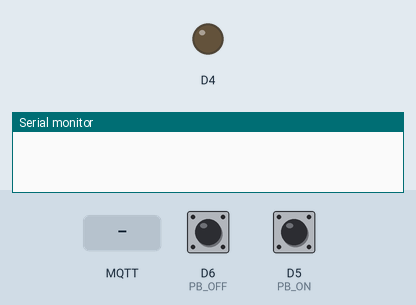
This sketch was run on a simulated ESP8266 (NodeMCU). Shown: output pins drawn as LEDs (lit = HIGH), the last lines printed to the serial monitor. Inputs (shaded band) come from the test bench; at power-on: D6 (PB_OFF) HIGH, D5 (PB_ON) HIGH. WiFi joins after 1.5 s; servers stay silent unless stated; no MQTT or app messages arrive unless stated.

Above: at 0.1 s.
At 3.7 s:
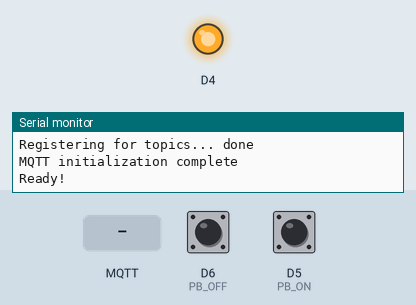
3.8 s: MQTT message "on" arrives on the first subscribed topic
5.3 s: MQTT message "off" arrives on the first subscribed topic
6.8 s: MQTT message "1" arrives on the first subscribed topic
Timing chart, 0 to 9.8 s (numbered marks = the images above; inputs shaded):
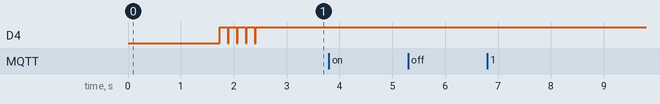

The sketch:

mqtt_btnNode.ino
```cpp
// included configuration file and support libraries
#include "mqtt_btnNode.h"                    // this project's .h file
#include <ESP8266WiFi.h>                   // wi-fi support
#include <PubSubClient.h>                  // MQTT client
#include <ArduinoJson.h>                   // MQTT payloads are in JSON format
#include <Bounce2.h>                       // pushbutton debouncer library
#include <Ticker.h>                        // allows timed callbacks

/*
  ***********************************************************************************
  *    This code was created by : Dr.Nordstrom
  *    Code modified by         : Mina Waheeb
  *    Date modified            : 3/04/2022
  *    Date last modified       : 3/11/2022
  *
  ***********************************************************************************

  Lab05: MQTT LED wireless commnunication...very cool!

  Lab05:
  using the Message Queuing Telemetry Transport (MQTT) protocol to communicate wirelessly with
  a remote “LED node,” sending messages to turn the node’s LED on or off using two pbs, and
  receiving messages from the LED node confirming the LED’s current state.

  This was done by constructing an MQTT-based btnNode05 node using a second NodeMCU.
  The btnNode05 node has two pushbuttons (“On” and “Off”). Pressing either buttons sends a MQTT
  formatted  ledCommand message to the ledNode05 node, causing its LED to turn on or off. Also,
  btnNode05 node receives ledStatus messages sent by the ledNode05 node and display the message
  text on a serial monitor (115200N81) connected to btnNode05.

*/

WiFiClient wfClient;                       // create a wifi client
PubSubClient psClient(wfClient);           // create a pub-sub object (must be associated with a wifi client)

char json_msgBuffer[200];                  // char buffer to store incoming/outgoing messages
char sbuf[80];                             // buffer to store sprintf formatted strings for printing

Ticker pbTimer;                            // create a Ticker object to periodically check the debounced pushbutton
Bounce ledOnPBDebouncer = Bounce();
Bounce ledOffPBDebouncer = Bounce();

unsigned long currentMillis = millis();    // global millisecond tick counter

/**********************************************************
 * Helper functions
 *********************************************************/
void connect_wifi()
{
  // in an attempt to remove the annoying garbled text on
  // startup, print a couple of blank lines (with delay)
  Serial.println();
  delay(100);
  Serial.println();
  delay(100);

  // attempt to connect to the WiFi network
  Serial.print("Connecting to ");
  Serial.print(ssid);
  Serial.print(" network");
  delay(10);
  #ifdef LIPSCOMB
    WiFi.begin(ssid);            // Lipscomb WiFi does NOT require a password
  #else
    WiFi.begin(ssid, password);  // For WiFi networks that DO require a password
  #endif

  // advance a "dot-dot-dot" indicator until connected to WiFi network
  while (WiFi.status() != WL_CONNECTED) {
    delay(300);
    Serial.print(".");
  }
  // report to console that WiFi is connected and print IP address
  Serial.print(" connected as ");
  Serial.println(WiFi.localIP());
}


/*This code is called whenever a message previously registered for is received from the broker.
 * Incoming messages are selected by topic,then the payload is parsed and appropriate action taken.
 * (NB: If only a single message type has been registered for, then there's no need to select
 * on a given message type. In practice this may be rare though...)*/
void processMQTTMessage(char* topic, byte* json_payload, unsigned int length)
{
  // process messages by topic
  sprintf(sbuf,"%s/ledStatus", ledClientID);
  if(strcmp(topic, sbuf) == 0)
  {
    StaticJsonBuffer<200> jsonBuffer;
    JsonObject& root = jsonBuffer.parseObject((char*)json_payload);

    /* JSON name-value pairs have been parsed into the parse tree,
     *  so extract values associated with the names "senderID",
     *  "ledStatus", and "msg" are stored values in string variables*/
    if(root.success())
    {
      String senderID = root["senderID"];
      String ledStatus= root["ledStatus"];
      String msg      = root["msg"];

      if(ledStatus == "on")
      {
        Serial.print(msg);
        Serial.print("\r\n");
      }
      else if(ledStatus == "off") {
        Serial.print(msg);
        Serial.print("\r\n");
      }
      else
      {
        Serial.print("Unknown command received (");
        Serial.print(ledStatus);
        Serial.println(")\r\n");
      }
    }
    else
    {
      sprintf(sbuf,"failed to parse JSON payload (topic: %s)\r\n", topic);
      Serial.print(sbuf);
      return;
    }
  }
  else
  {
    sprintf(sbuf,"Topic: \"%s\" unhandled\r\n", topic);
    Serial.print(sbuf);
  }
}

//send command to node led on button-push
void sendPBtoLED(String senderID, String cmdLED)
{
  // create a parse tree buffer and point to the root of the buffer
  StaticJsonBuffer<200> jsonBuffer;
  JsonObject& root = jsonBuffer.createObject();

  root["senderID"] = senderID;
  root["cmd"] = cmdLED;

  // Send message
  root.printTo(json_msgBuffer, sizeof(json_msgBuffer));
  String msgTopic = senderID + "/ledCommand";
  const char *cmd = msgTopic.c_str();  // put into char array form (zero copy!!)
  psClient.publish(cmd, json_msgBuffer);
}

//update push-buttons
void updatePBStatus()
{
  ledOnPBDebouncer.update();
  ledOffPBDebouncer.update();

  if(ledOnPBDebouncer.fell())
  {
    sendPBtoLED(ledClientID, "on");
    //printf("LED on!\r\n");
  }
  if(ledOffPBDebouncer.fell())
  {
    sendPBtoLED(ledClientID, "off");
    //printf("LED off!\r\n");
  }
}

void register_myself()
{
  // register with MQTT broker for topics of interest to this node
  Serial.print("Registering for topics...");
  sprintf(sbuf,"%s/ledStatus", ledClientID);
  psClient.subscribe(sbuf);
  Serial.println(" done");
}

void reconnect()
{
  // Loop until the pub-sub client connects to the MQTT broker
  while (!psClient.connected()) {
    // attempt to connect to MQTT broker
    Serial.print("Connecting to MQTT broker (");
    Serial.print(mqttBroker);
    Serial.print(") as ");
    Serial.print(clientID);
    Serial.print("...");
    if (psClient.connect(clientID)) {
      Serial.println(" connected");
      // clientID MUST BE UNIQUE for all connected clients
      // can also include username, password if broker requires it
      // (e.g. psClient.connect(clientID, username, password)

      // once connected, register for topics of interest
      register_myself();
      sprintf(sbuf,"MQTT initialization complete\r\nReady!\r\n\r\n");
      Serial.print(sbuf);
    }
    else {
      // reconnect failed so print a console message, wait, and try again
      Serial.println(" failed.");
      #ifdef LIPSCOMB
        Serial.println("Trying again in 5 sec. (Is processor whitelisted?)");
      #else
        Serial.println("Trying again in 5 sec.");
      #endif
      // wait 5 seconds before retrying
      delay(5000);
    }
  }
}

//setup function
void setup()
{
  Serial.begin(115200);
  while(!Serial)
  {
    delay(1);  // wait for serial connection
  }

  //pushbutton debouncer
  ledOnPBDebouncer.attach(PB_ON  ,INPUT_PULLUP);
  ledOffPBDebouncer.attach(PB_OFF,INPUT_PULLUP);
  pbTimer.attach_ms(PB_UPDATE_TIME, updatePBStatus);

  connect_wifi();

  psClient.setServer(mqttBroker, mqttPort); // specify MQTT broker's domain name (or IP address) and port number
  psClient.setCallback(processMQTTMessage); // Specify callback function to process messages from broker

  // flash the on-board LED five times to let user know
  // that the NodeMCU board has been initialized and ready to go
  pinMode(D4, OUTPUT);
  for(int i=0; i<5; i++)
  {
    digitalWrite(D4, 0);  // active low
    delay(20);
    digitalWrite(D4, 1);
    delay(150);
  }
  Serial.println("Network initialization complete");
}

/*This is largely a reactive program, and as such only uses
 * the main loop to maintain the MQTT broker connection and
 * periodically call the psClient.loop() code to ensure the
 client stays active*/
void loop()
{
  currentMillis = millis();

  // reconnect to MQTT server if connection lost
  if (!psClient.connected())
  {
    reconnect();
  }

  delay(10);
  psClient.loop();  // call periodically to keep client alive and well
}
```

mqtt_btnNode.h
```cpp
// This file accompanies the mqtt_btnNode_starter_code.ino v2.1 program
// system defines
#define DEBOUNCE_INTERVAL    5  // 5mS works well for circuit-mount PBs
#define PB_UPDATE_TIME       8  // number of mS between button status checks
#define PB_ON               D5  // pin connected to led "on" switch
#define PB_OFF              D6  // pin connected to led "off" switch

// uncomment for Lipscomb broker, comment out for "brokerX"
#define LIPSCOMB

// Network and MQTT broker credentials
#ifdef LIPSCOMB
  const char* mqttBroker = "10.51.97.101";  // ECE mosquitto server (wlan0)
  const char* ssid = "LipscombGuest";       // no PW needed for Lipscomb guest wifi
#else
  const char* mqttBroker = "1.1.1.1";       // address of brokerX
  const char* ssid = "ssid";                // ssid of brokerX's network
  const char* password = "password";        // password for brokerX's network
#endif

int mqttPort = 1883;

// Client ID of this LED controller
const char* clientID = "btnNode05";       // Change 05 to your two-digit ID

// Client ID of the remote LED node
const String ledClientID = "ledNode05";   // Change 05 to your two-digit ID
```
